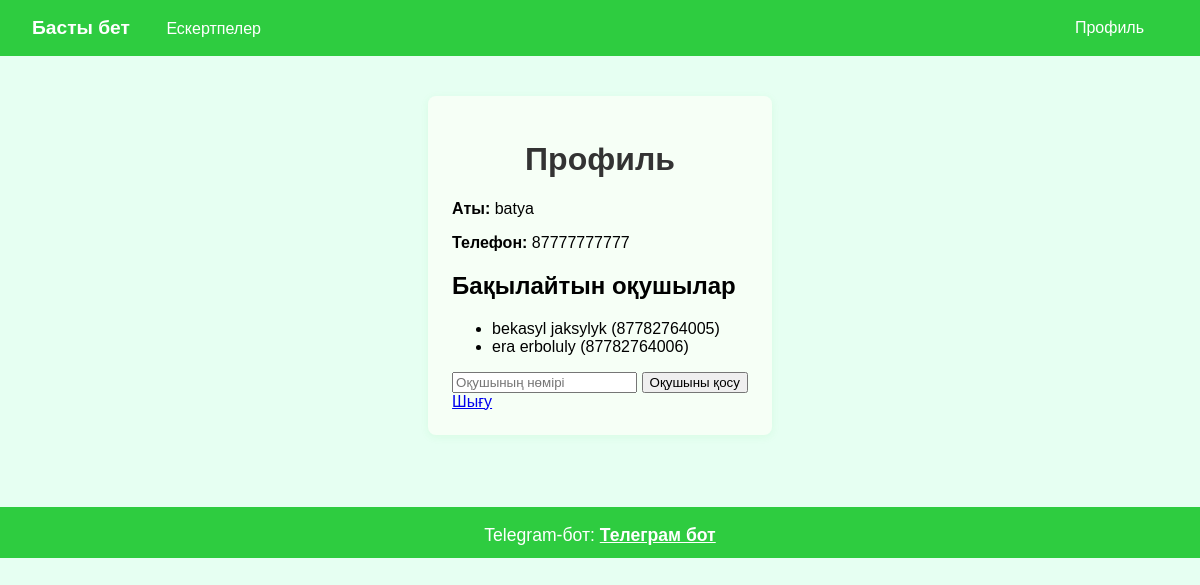
Screenshot of /profile (signed in) with the database file from the repository.
### tables this page shows
CREATE TABLE users (
            id INTEGER PRIMARY KEY AUTOINCREMENT,
            phone TEXT NOT NULL UNIQUE,
            password TEXT NOT NULL,
            first_name TEXT NOT NULL,
            last_name TEXT NOT NULL,
            role TEXT NOT NULL
        );

### app.py (the view, shortened to what this page needs)
@app.route('/profile', methods=['GET', 'POST'])
def profile():
    if 'user_phone' not in session:
        return redirect(url_for('login'))
    user_name = session.get('user_name')
    user_phone = session.get('user_phone')
    with sqlite3.connect(DB_PATH) as conn:
        cur = conn.execute('SELECT id, role FROM users WHERE phone=?', (user_phone,))
        user = cur.fetchone()
        user_id = user[0] if user else None
        role = user[1] if user else None
        children = []
        error = None
        if role == 'ата-ана' and user_id:
            cur = conn.execute('''SELECT u.first_name, u.last_name, u.phone FROM users u
                                   JOIN parent_child pc ON u.id = pc.child_id
                                   WHERE pc.parent_id=?''', (user_id,))
            children = [{'first_name': row[0], 'last_name': row[1], 'phone': row[2]} for row in cur.fetchall()]
        else:
            error = None
    return render_template('profile.html', user_name=user_name, user_phone=user_phone, role=role, children=children, error=error)

### templates/profile.html (shortened to what this page needs)
<!DOCTYPE html>
<html lang="kk">
<head>
    <link rel="stylesheet" href="/static/css/style.css">
</head>
<body>
    <nav class="main-nav">
        <div class="nav-left">
            <a href="/" class="nav-logo">Басты бет</a>
            <a href="/notes">Ескертпелер</a>
        </div>
        <div class="nav-right">
            {% if session.user_phone %}
                <a href="/profile" class="profile-link">Профиль</a>
            {% else %}
                <a href="/login" class="profile-link">Кіру</a>
                <a href="/register" class="profile-link">Тіркелу</a>
            {% endif %}
        </div>
    </nav>
    <div class="container">
        <h1>Профиль</h1>
        <p><b>Аты:</b> {{ user_name }}</p>
        <p><b>Телефон:</b> {{ user_phone }}</p>
        {% if role == 'ата-ана' %}
            <h2>Бақылайтын оқушылар</h2>
            {% if children %}
                <ul>
                {% for child in children %}
                    <li>{{ child.first_name }} {{ child.last_name }} ({{ child.phone }})</li>
                {% endfor %}
                </ul>
            {% else %}
                <p>Оқушылар тіркелмеген.</p>
            {% endif %}
            <form method="post" style="margin-top:16px;">
                <input type="text" name="child_phone" placeholder="Оқушының нөмірі" required>
                <button type="submit">Оқушыны қосу</button>
            </form>
        {% endif %}
        <a href="/logout">Шығу</a>
    </div>
     <footer>
        Telegram-бот: <a href="https://t.me/Schedule_MessageS_SMS_bot" target="_blank">Телеграм бот</a>
    </footer>
</body>
</html>

### static/css/style.css (style rules this page uses)
html, body { font-family: Arial, sans-serif; background: #e6fff2; margin: 0; padding: 0; display: flex; flex-direction: column; }
.main-nav { display: flex; justify-content: space-between; align-items: center; background: #2ecc40; padding: 0 32px; height: 56px; color: #fff; }
.main-nav .nav-left a, .main-nav .nav-right a { color: #fff; text-decoration: none; margin-right: 24px; font-weight: 500; transition: opacity 0.2s; }
.main-nav .nav-left a:last-child { margin-right: 0; }
.main-nav .nav-left a.nav-logo { font-size: 1.2em; font-weight: bold; margin-right: 32px; }
.main-nav .nav-right { margin-left: auto; }
.container { max-width: 600px; margin: 40px auto; background: #f6fff6; padding: 24px; border-radius: 8px; box-shadow: 0 2px 8px rgba(46,204,64,0.08); flex: 1; }
h1 { text-align: center; color: #333; }
footer { background: #2ecc40; color: #fff; text-align: center; padding: 18px 0 12px 0; margin-top: 32px; font-size: 1.1em; }
footer a { color: #fff; text-decoration: underline; font-weight: bold; }

### rows the page displays
users: first_name "batya"
users: first_name "bekasyl", last_name "jaksylyk", phone "87782764005"
users: first_name "era", last_name "erboluly", phone "87782764006"

### other values shown
{{ user_phone }} "87777777777"
